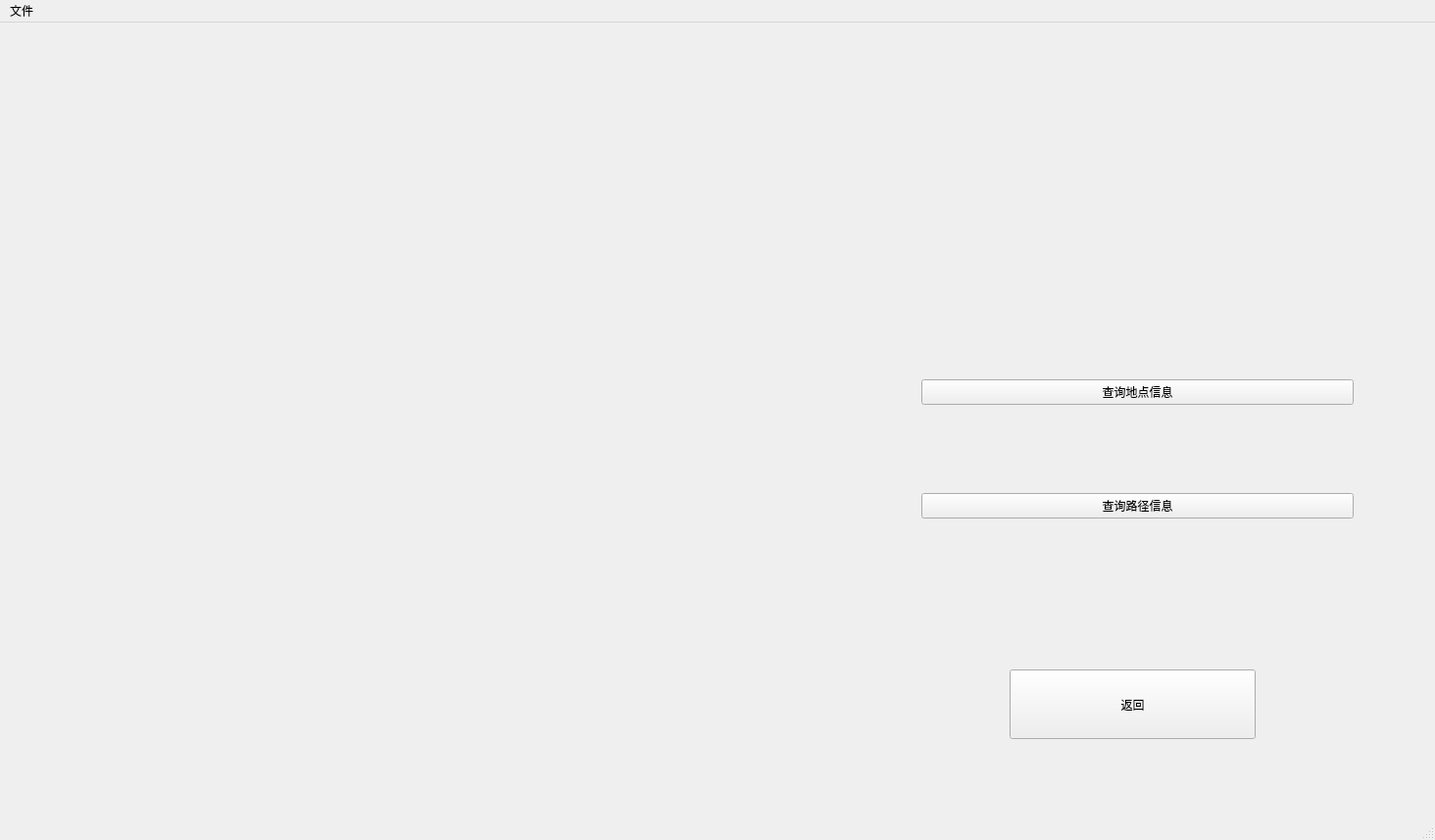
<?xml version="1.0" encoding="UTF-8"?>
<ui version="4.0">
 <class>Userwindow</class>
 <widget class="QMainWindow" name="Userwindow">
  <property name="geometry">
   <rect>
    <x>0</x>
    <y>0</y>
    <width>1464</width>
    <height>857</height>
   </rect>
  </property>
  <property name="windowTitle">
   <string>MainWindow</string>
  </property>
  <widget class="QWidget" name="centralwidget">
   <widget class="QPushButton" name="pushButton_2">
    <property name="geometry">
     <rect>
      <x>1030</x>
      <y>660</y>
      <width>251</width>
      <height>71</height>
     </rect>
    </property>
    <property name="text">
     <string>返回</string>
    </property>
    <property name="iconSize">
     <size>
      <width>20</width>
      <height>20</height>
     </size>
    </property>
   </widget>
   <widget class="QWidget" name="widget" native="true">
    <property name="geometry">
     <rect>
      <x>940</x>
      <y>280</y>
      <width>441</width>
      <height>311</height>
     </rect>
    </property>
    <layout class="QVBoxLayout" name="verticalLayout">
     <item>
      <widget class="QPushButton" name="pushButton">
       <property name="text">
        <string>查询地点信息</string>
       </property>
       <property name="iconSize">
        <size>
         <width>20</width>
         <height>20</height>
        </size>
       </property>
      </widget>
     </item>
     <item>
      <widget class="QPushButton" name="pushButton_3">
       <property name="text">
        <string>查询路径信息</string>
       </property>
       <property name="iconSize">
        <size>
         <width>20</width>
         <height>20</height>
        </size>
       </property>
      </widget>
     </item>
    </layout>
   </widget>
  </widget>
  <widget class="QMenuBar" name="menubar">
   <property name="geometry">
    <rect>
     <x>0</x>
     <y>0</y>
     <width>1464</width>
     <height>21</height>
    </rect>
   </property>
   <widget class="QMenu" name="menu">
    <property name="title">
     <string>文件</string>
    </property>
    <addaction name="actionopen"/>
    <addaction name="actionclose"/>
   </widget>
   <addaction name="menu"/>
  </widget>
  <widget class="QStatusBar" name="statusbar"/>
  <action name="actionopen">
   <property name="text">
    <string>打开</string>
   </property>
  </action>
  <action name="actionclose">
   <property name="text">
    <string>退出</string>
   </property>
  </action>
 </widget>
 <resources/>
 <connections/>
</ui>
